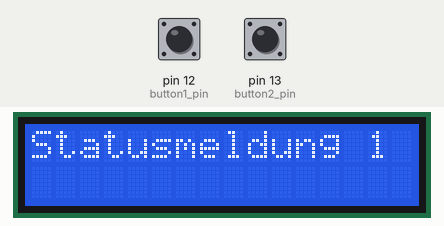
A sketch run on a simulated Arduino Uno, built with avr-gcc and run on an emulated ATmega328P. Shown: 16×2 character LCD. Inputs (shaded band) come from the test bench; at power-on: pin 12 (button1_pin) HIGH, pin 13 (button2_pin) HIGH. What the sketch prints to the serial monitor is not drawn.

Above: at 1.2 s.
1.3 s: pin 12 (button1_pin) pulled LOW for 0.15 s
At 2.1 s:
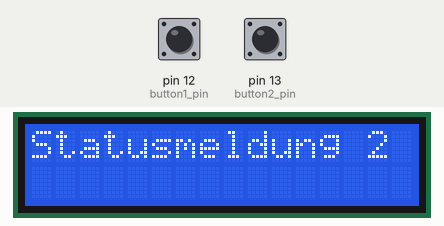
2.9 s: pin 12 (button1_pin) pulled LOW for 1 s
At 3.3 s:
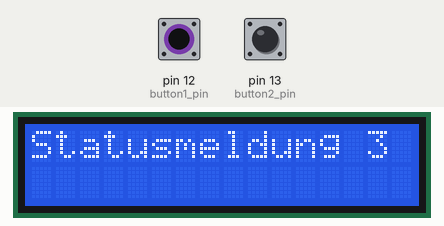
Timing chart, 0 to 5.9 s (numbered marks = the images above; inputs shaded):
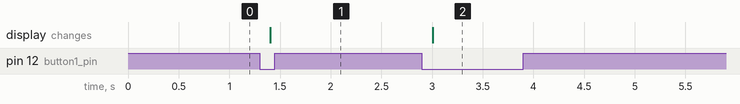

Measured:
- after the input at 1.3 s, the display: changes after 0.10 s (image 1)
- after the input at 2.9 s, the display: changes after 0.10 s (image 2)

The sketch:

LCD-Display_HD44780.ino
```cpp
/**
 * LCD-Display mit HD44780-Controller
 * ==================================
 *
 * Der in den 1980er-Jahren auf den Markt gebrachte Display-Controller HD44780 gilt als Industriestandard
 * zur Anbindung zeichenbasierter Dot-Matrix-Displays. Leider bindet sein paralleler, auf die Bussysteme
 * damaliger Computer zugeschnittente Datenaustausch aber auch viele Pins am Arduino. Dieses Beispiel
 * zeigt, wie ein solches Display zur Implementierung einer einfachen Statusanzeige angebunden werden kann.
 *
 * Hardwareaufbau:
 * ---------------
 *
 * Siehe Zeilen 24 - 33 unten. RS, RE, D0, ... sind die Anschlüsse am Display. Die Zahlen rechts davon
 * die Pins am Arduino Uno. Die anderen Anschlüsse des Display werden wie folgt verbunden:
 *
 *  - VSS -> Ground
 *  - VDD -> +5V
 *  - RW  -> Ground
 *  - A   -> +5V
 *  - K   -> Ground
 *
 * Damit man das Display lesen kann, muss VEE mit einem Potentiometer zum Einstellen einer variablen
 * Spannung verbunden werden. Das Poti muss dann so eingestellt werden, dass die Schrift auf dem
 * Display lesbar ist.
 *
 *              +5V
 *               ⦚
 *  - VEE ------>⦚
 *               ⦚
 *            Ground
 *
 * Relevante Dokumentation
 * -----------------------
 *
 * https://docs.arduino.cc/libraries/liquidcrystal/
 */

#include <LiquidCrystal.h>

LiquidCrystal lcd(
  /* RS */ 2,
  /* RE */ 3,
  /* D0 */ 4,
  /* D1 */ 5,
  /* D2 */ 6,
  /* D3 */ 7,
  /* D4 */ 8,
  /* D5 */ 9,
  /* D6 */ 10,
  /* D7 */ 11
);

constexpr int button1_pin = 12;
constexpr int button2_pin = 13;

/**
 * Initialisierung der Hardware nach dem Einschalten
 */
void setup() {
  pinMode(button1_pin, INPUT_PULLUP);
  pinMode(button2_pin, INPUT_PULLUP);

  lcd.begin(16, 2);

  while (!Serial);
  Serial.begin(9600);
}

/**
 * Unendlich oft ausgeführte Hauptprogrammlogik
 */
void loop() {
  // Buttons abfragen
  static bool buttons_released = true;
  static int current_message = 0;
  static int prev_message = -1;
  int number_messages = 3;

  if (digitalRead(button1_pin) == LOW) {
    delay(100);

    if (buttons_released && digitalRead(button1_pin) == LOW) {
      buttons_released = false;

      current_message = (current_message + 1) % number_messages;
    }
  } else if (digitalRead(button2_pin) == LOW) {
    delay(100);

    if (buttons_released && digitalRead(button2_pin) == LOW) {
      buttons_released = false;

      current_message--;
      if (current_message < 0) current_message = number_messages - 1;
    }
  } else {
    buttons_released = true;
  }

  // Ausgewählte Meldung anzeigen
  if (current_message != prev_message) {
    prev_message = current_message;
    lcd.clear();

    switch (current_message) {
      case 0:
        Serial.println("Statusmeldung 1");
        lcd.print("Statusmeldung 1");
        break;
      case 1:
        Serial.println("Statusmeldung 2");
        lcd.print("Statusmeldung 2");
        break;
      case 2:
        Serial.println("Statusmeldung 3");
        lcd.print("Statusmeldung 3");
        break;
    }
  }
}
```
